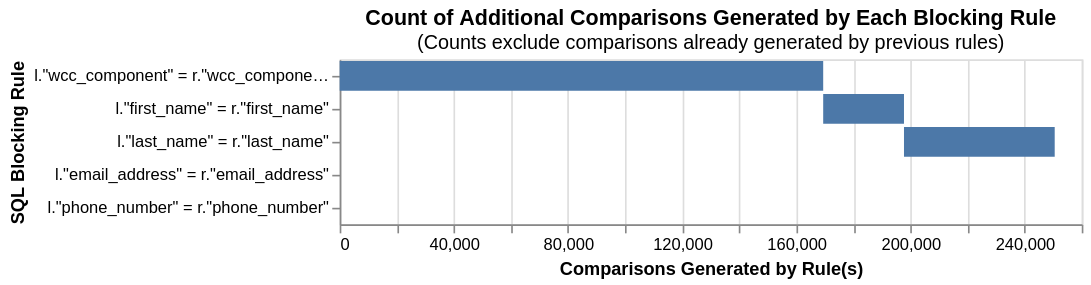

The cell this chart's notebook holds for it:
### Code cell
from splink.blocking_analysis import (
    cumulative_comparisons_to_be_scored_from_blocking_rules_chart,
)

blocking_rules = [
    block_on("wcc_component"),
    block_on("first_name"),
    block_on("last_name"),
    block_on("email_address"),
    block_on("phone_number")  
    
]


cumulative_comparisons_to_be_scored_from_blocking_rules_chart(
    table_or_tables=identities_df,
    blocking_rules=blocking_rules,
    db_api=db_api,
    link_type="dedupe_only",
)

### Figure 1 — Vega-Lite specification as saved in the notebook (floating-point values rounded to 4 significant figures)
{"config": {"view": {"continuousWidth": 300, "continuousHeight": 300}}, "data": {"name": "data-5c9818f6418b52768d438f307c76b3c6"}, "mark": "bar", "encoding": {"order": {"field": "cumulative_rows"}, "tooltip": [{"field": "blocking_rule", "title": "SQL Condition", "type": "nominal"}, {"field": "row_count", "format": ",", "title": "Comparisons Generated", "type": "quantitative"}, {"field": "cumulative_rows", "format": ",", "title": "Cumulative Comparisons", "type": "quantitative"}, {"field": "cartesian", "format": ",", "title": "Total comparisons in Cartesian product", "type": "quantitative"}], "x": {"field": "start", "title": "Comparisons Generated by Rule(s)", "type": "quantitative"}, "x2": {"field": "cumulative_rows"}, "y": {"field": "blocking_rule", "sort": ["-x2"], "title": "SQL Blocking Rule"}}, "height": {"step": 20}, "title": {"text": "Count of Additional Comparisons Generated by Each Blocking Rule", "subtitle": "(Counts exclude comparisons already generated by previous rules)"}, "width": 450, "$schema": "https://vega.github.io/schema/vega-lite/v5.9.3.json", "datasets": {"data-5c9818f6418b52768d438f307c76b3c6": [{"blocking_rule": "l.\"wcc_component\" = r.\"wcc_component\"", "row_count": 169409, "cumulative_rows": 169409, "cartesian": 20170776, "match_key": "0", "start": 0}, {"blocking_rule": "l.\"first_name\" = r.\"first_name\"", "row_count": 28308, "cumulative_rows": 197717, "cartesian": 20170776, "match_key": "1", "start": 169409}, {"blocking_rule": "l.\"last_name\" = r.\"last_name\"", "row_count": 52809, "cumulative_rows": 250526, "cartesian": 20170776, "match_key": "2", "start": 197717}, {"blocking_rule": "l.\"email_address\" = r.\"email_address\"", "row_count": 0, "cumulative_rows": 250526, "cartesian": 20170776, "match_key": "3", "start": 250526}, {"blocking_rule": "l.\"phone_number\" = r.\"phone_number\"", "row_count": 0, "cumulative_rows": 250526, "cartesian": 20170776, "match_key": "4", "start": 250526}]}}
